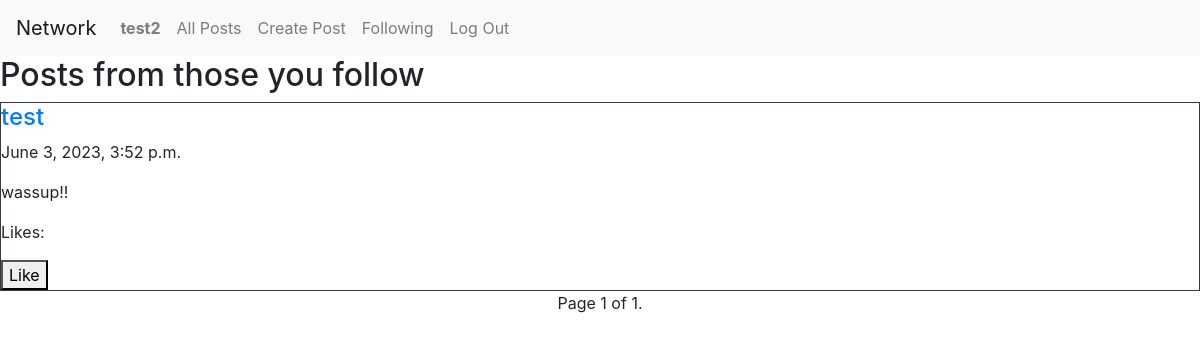
Before: /following (signed in) with the older database file.
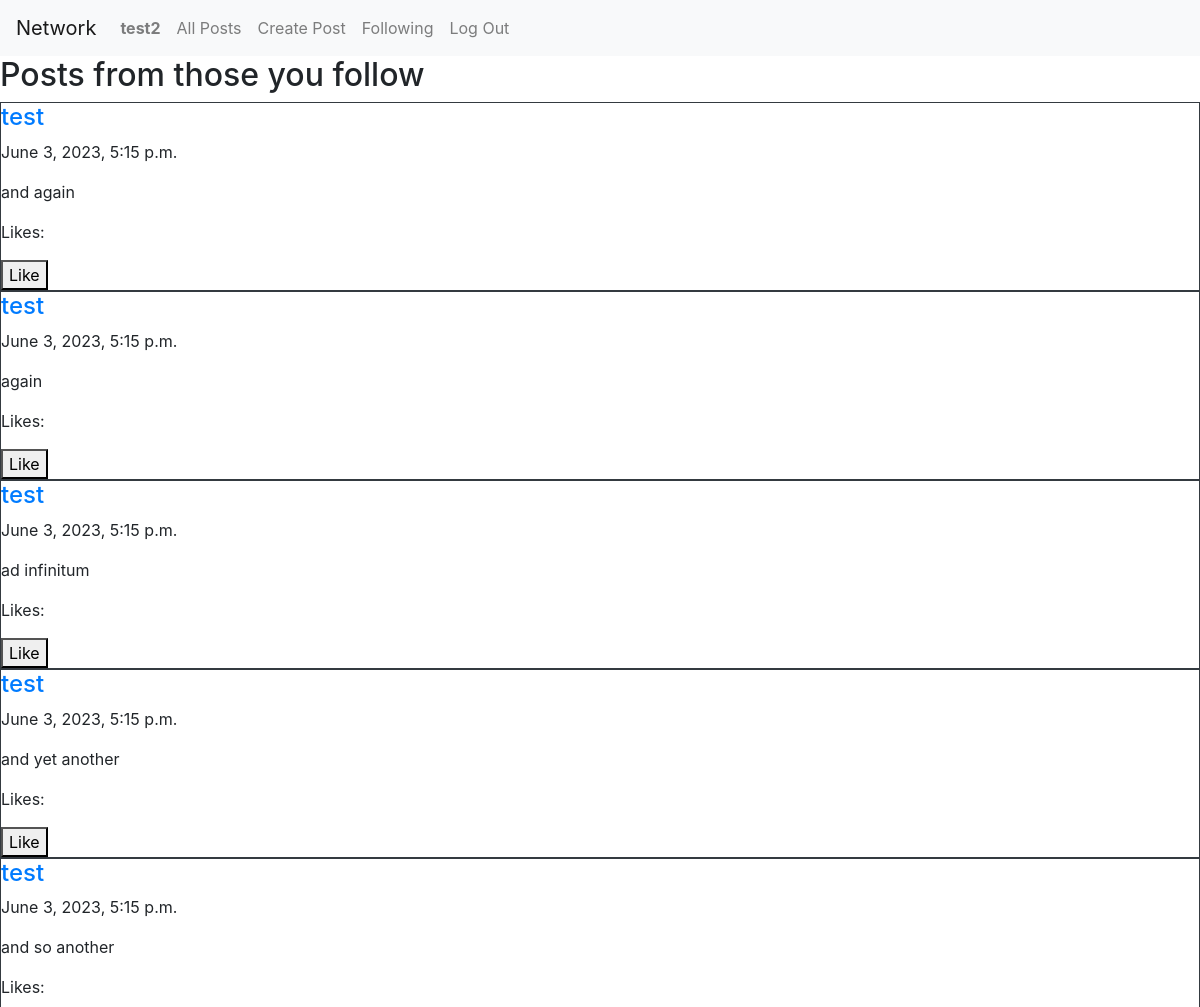
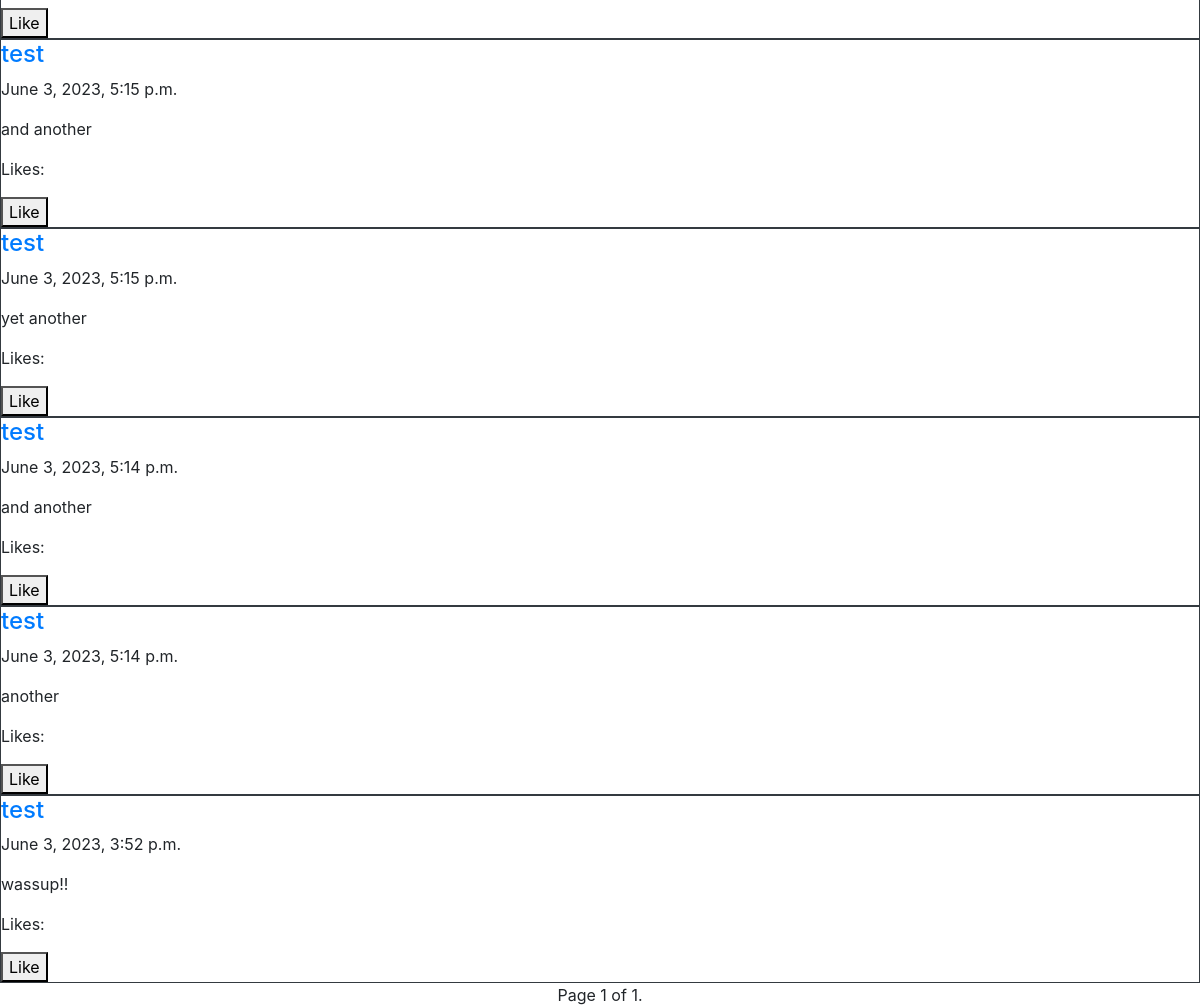
After: the same page with the newer database file (2 pictures, top to bottom).
### network/models.py (models this page shows, shortened)
class Post(models.Model):
    username = models.ForeignKey(settings.AUTH_USER_MODEL, on_delete=models.CASCADE, related_name="post_user")
    content = models.TextField()
    timestamp = models.DateTimeField()

class User(AbstractUser):
    pass

### network/views.py (the view)
# urls.py: path("following", views.following, name="following"),
@login_required
def following(request):
    followlist = Following.objects.filter(following_user=request.user).values_list('followed_user')
    posts = Post.objects.filter(username__in=followlist).all().order_by('-timestamp')
    page = paginate(posts, request)
    return render(request, "network/following.html", {
        "posts": page
    })

### network/views.py (called while the page is built)
def paginate(content, request):
    paged = Paginator(content, 10)
    page_number = request.GET.get("page")
    return paged.get_page(page_number)

### network/templates/network/following.html (shortened to what this page needs)
{% extends "network/layout.html" %}
{% block body %}
<h2>Posts from those you follow</h2>
    {% for post in posts %}
        <div class="border border-dark post-div" id="{{ post.id }}">
            <a href="{% url 'profile' post.username %}"><h4>{{ post.username }}</h4></a>
            <p class="timestamp">{{ post.timestamp }}</p>
            <p class="content">{{ post.content }}</p>
            <p>Likes: </p>
            {% if user.is_authenticated %}
            <button class="like">Like</button>
            {% endif %}
        </div>
    {% endfor %}
    <div class="pagination d-flex justify-content-center">
        <span class="step-links">
            <span class="current">
                Page {{ posts.number }} of {{ posts.paginator.num_pages }}.
            </span>
        </span>
    </div>
{% endblock %}

Changed rows visible on the page:
added Post: username "test", timestamp "June 3, 2023, 5:15 p.m.", content "and again"
added Post: username "test", timestamp "June 3, 2023, 5:15 p.m.", content "again"
added Post: username "test", timestamp "June 3, 2023, 5:15 p.m.", content "ad infinitum"
added Post: username "test", timestamp "June 3, 2023, 5:15 p.m.", content "and yet another"
added Post: username "test", timestamp "June 3, 2023, 5:15 p.m.", content "and so another"
added Post: username "test", timestamp "June 3, 2023, 5:15 p.m.", content "and another"
added Post: username "test", timestamp "June 3, 2023, 5:15 p.m.", content "yet another"
added Post: username "test", timestamp "June 3, 2023, 5:14 p.m.", content "and another"
added Post: username "test", timestamp "June 3, 2023, 5:14 p.m.", content "another"
